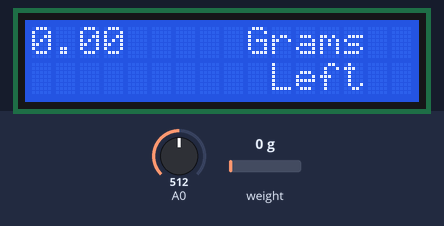
A sketch run on a simulated Arduino Uno, built with avr-gcc and run on an emulated ATmega328P. Parts: 16×2 character LCD. Inputs (shaded band) come from the test bench; at power-on: A0 = 512, weight on the scale 0 g. What the sketch prints to the serial monitor is not drawn.

Above: at 4.9 s.
5.0 s: A0 set to 610
At 6.9 s:
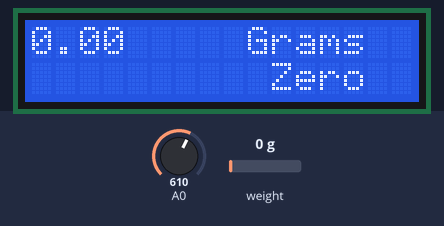
7.9 s: A0 set to 390
At 10.6 s:
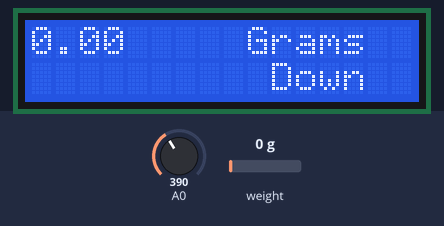
11.0 s: A0 set to 190
At 12.4 s:
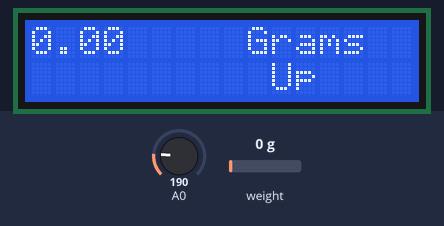
13.1 s: A0 set to 50
At 14.1 s:
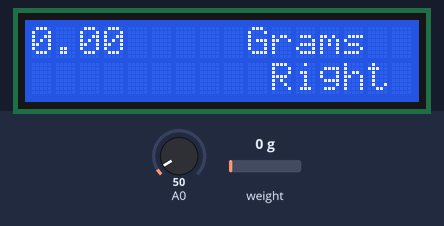
15.2 s: A0 set to 716
At 17.0 s:
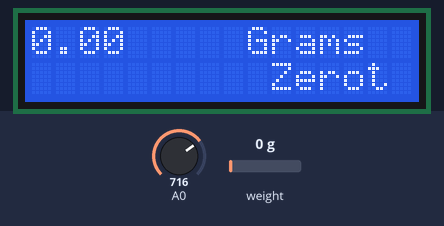
17.3 s: weight on the scale set to 100 g
At 18.5 s:
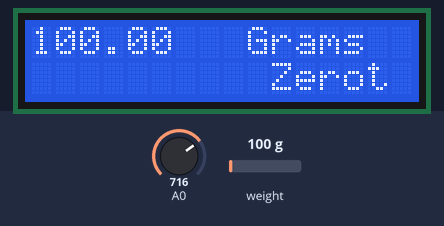
Timing chart, 0 to 20.3 s (numbered marks = the images above; inputs shaded):
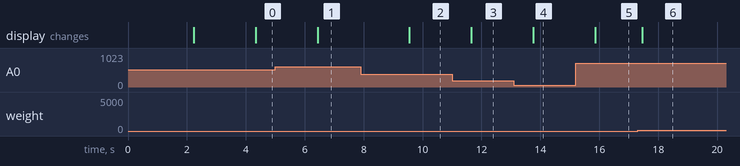

The sketch:

HX711LCD.ino
```cpp
#include <Arduino.h>
/*This example code uses bogde's excellent library: https://github.com/bogde/HX711
An Arduino library to interface the Avia Semiconductor HX711 24-Bit Analog-to-Digital Converter (ADC) for Weight Scales.

 bogde's library is released under a GNU GENERAL PUBLIC LICENSE

 Arduino pin
 3 -> HX711 CLK
 12 -> DOUT
 5V -> VCC
 GND -> GND

 Most any pin on the Arduino Uno will be compatible with DOUT/CLK for the HX711.

 The HX711 board can be powered from 2.7V to 5V so the Arduino 5V power should be fine.
*/

// include the library code for the LCD display:
#include <LiquidCrystal.h>
// include the library code for the load cell amplifier:
#include <HX711.h>

// initialize the LCD library with the numbers of the interface pins
LiquidCrystal lcd(8, 9, 4, 5, 6, 7);

// initialize the HX711 library with the numbers of the interface pins
#define DOUT 12
#define CLK 3

HX711 scale(DOUT, CLK);

//float calibration_factor = 886600; //for lbs on the 1kg scale
float calibration_factor = -1955; //1955 for g for my 1kg max scale setup

void setup()
{
  // set up the LCD's number of columns and rows:
  lcd.begin(16, 2);
  // Print a message to the LCD.
  lcd.setCursor(0, 0);
  lcd.print("IBE Scale");
  lcd.setCursor(0, 1);
  lcd.print("Press Key:");

  Serial.begin(9600);
  Serial.println("HX711 calibration sketch modified by Derek.");
  Serial.println("Remove all weight from scale");
  Serial.println("After readings begin, place known weight on scale");
  Serial.println("Press + or a to increase calibration factor");
  Serial.println("Press - or z to decrease calibration factor");

  scale.set_scale();
  scale.tare(); //Reset the scale to 0

  long zero_factor = scale.read_average(); //Get a baseline reading
  Serial.print("Zero factor: ");           //This can be used to remove the need to tare the scale. Useful in permanent scale projects.
  Serial.println(zero_factor);

  lcd.clear();
} /*--(end setup )---*/

int wait = 50;
int inc = -2;

void loop() /*----( LOOP: RUNS CONSTANTLY )----*/
{
  scale.set_scale(calibration_factor);             //Adjust to this calibration factor

  float reading = 0;
  reading = scale.get_units(5), 1; //Read scaled units, average 5 readings, display 1 decimal places

  if (reading < .5){
    scale.tare();                    //Reset the scale to 0
    reading = scale.get_units(5), 1; //Read scaled units, average 5 readings, display 1 decimal places
  }

  Serial.print("Reading: "); // Serial.print(scale.get_units(15), 1); //Read scaled units, average 15 readings, display 1 decimal places
  Serial.print(reading);
  Serial.print(" g"); //Change this to kg and re-adjust the calibration factor if you follow SI units like a sane person
  Serial.print(" cal_fctr: ");
  Serial.print(calibration_factor);
  Serial.print(" RawData: ");
  Serial.println(scale.read());
  Serial.println();

  lcd.setCursor(0, 0);
  lcd.print(reading);
  lcd.setCursor(8, 0);
  lcd.print(" Grams");

  //Read inputs for Left, Right, Up, Down and Select buttons that are connected to A0

  int x;
  x = analogRead(0);
  lcd.setCursor(10, 1);
  if (x < 60){
    lcd.print("Right ");
  }
  else if (x < 200){
    lcd.print("Up    ");
  }
  else if (x < 400){
    lcd.print("Down  ");
  }
  else if (x < 600){
    lcd.print("Left  ");
  }
  else if (x < 800){
    lcd.print("Zero");
    scale.tare(); //Reset the scale to 0
  }

  if (Serial.available()){
    char temp = Serial.read();
    if (temp == '+' || temp == 'a')
      calibration_factor += 1;
    else if (temp == '-' || temp == 'z')
      calibration_factor -= 1;
  }

} /* --(end main loop )-- */
```

Measured:
- after the input at 5.0 s, the display: changes after 1.4 s (image 1)
- after the input at 7.9 s, the display: changes after 1.6 s (image 2)
- after the input at 11.0 s, the display: changes after 0.64 s (image 3)
- after the input at 13.1 s, the display: changes after 0.65 s (image 4)
- after the input at 15.2 s, the display: changes after 0.65 s (image 5)
- after the input at 17.3 s, the display: changes after 0.16 s (image 6)
